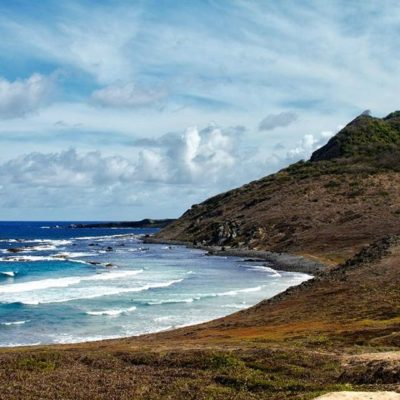
#> input picture aula10-08 Seam_carving/paisagem.jpg, 400 x 400 px
$ python -i seam.py   (imports and definitions only)   (older library calls are emulated)
#> lines starting #> are read from the running program, lines starting #| are printed output that depends on the picture
#> further down, picture is the input picture: shape (400, 400, 3); mean B, G, R 146.4, 141.1, 125.9
import sys
import cv2
import numpy as np
import matplotlib.pyplot as plt

def get_mat_energy(im):

    ddepth = cv2.CV_32F
    x = cv2.Sobel(im, ddepth, 1, 0)
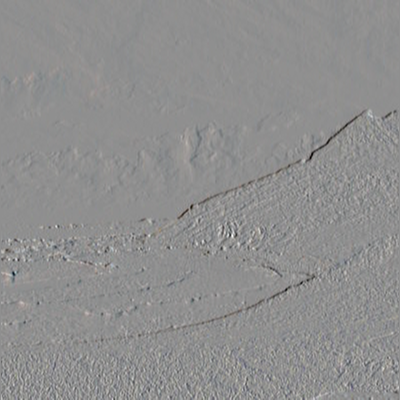
#> x: shape (400, 400, 3) float32; mean B, G, R -1.5, -0.9, -0.2; drawn with min black and max white
    y = cv2.Sobel(im, ddepth, 0, 1)
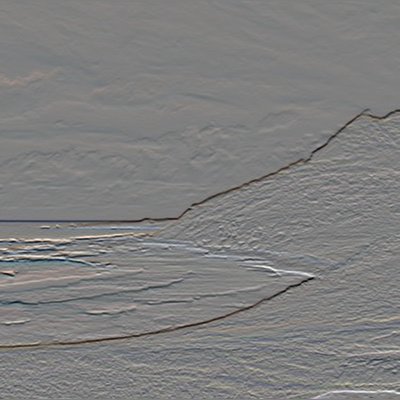
#> y: shape (400, 400, 3) float32; mean B, G, R -2.8, -1.5, 0.1; drawn with min black and max white
    x_abs = cv2.convertScaleAbs(x)
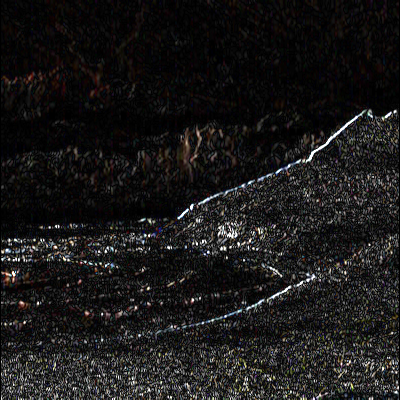
#> x_abs: shape (400, 400, 3); mean B, G, R 24.8, 25.1, 26.2
    y_abs = cv2.convertScaleAbs(y)
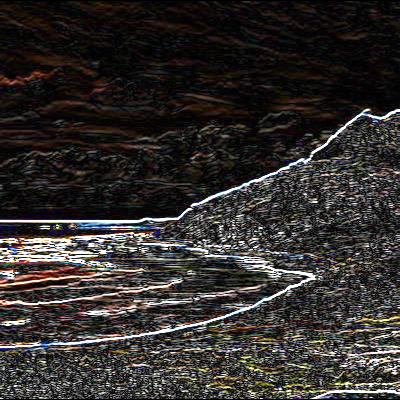
#> y_abs: shape (400, 400, 3); mean B, G, R 45.7, 47.6, 51.1
    mat_energy = cv2.addWeighted(x_abs, 0.5, y_abs, 0.5, 0)
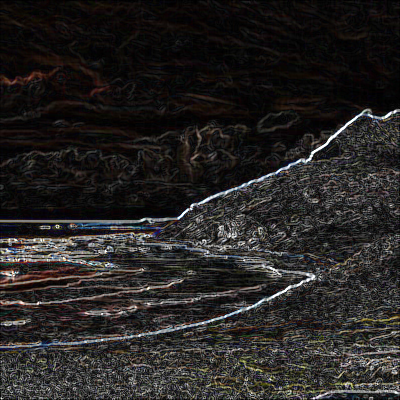
#> mat_energy: shape (400, 400, 3); mean B, G, R 35.3, 36.3, 38.6

    return mat_energy

# [61 lines left out: functions rotacionar, seam_dimimuir, not called in this run]

def nada(x):
    return

# [24 lines left out: function executar, not called in this run]


filename = sys.argv[1]
# [4 lines not run here, left out]

# [1 line that did not run here, left out]
# [1 line that did not run here, left out]

# [1 line that did not run here, left out]
# [1 line that did not run here, left out]


# [15 lines not run here, left out]

>>> import cv2
>>> picture = cv2.imread('paisagem.jpg')
>>> result = get_mat_energy(picture)
